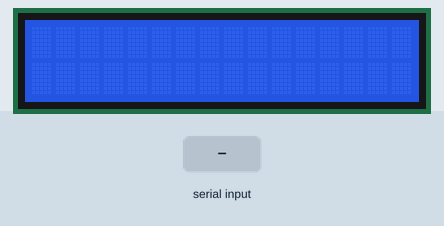
A sketch run on a simulated Arduino Uno, built with avr-gcc and run on an emulated ATmega328P. Parts: 16×2 character LCD. The test bench sets the inputs (shaded band). What the sketch prints to the serial monitor is not drawn.

Above: at 1.2 s.
1.3 s: "1" received over Serial
At 3.0 s:
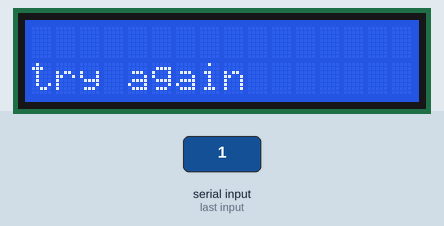
3.8 s: "0" received over Serial
At 6.1 s:
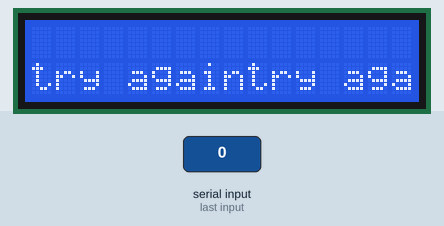
Timing chart, 0 to 7.6 s (numbered marks = the images above; inputs shaded):
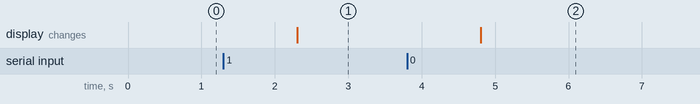

Measured:
- after the input at 1.3 s, the display: changes after 1.0 s (image 1)
- after the input at 3.8 s, the display: changes after 1.0 s (image 2)

The sketch:

password.ino
```cpp
#include<LiquidCrystal.h>
const int rs=12,en=11,d4=5,d5=4,d6=3,d7=2;
LiquidCrystal lcd(rs,en,d4,d5,d6,d7);
String value="vickyservesh";
String value1;
void setup() {
  // put your setup code here, to run once:
  //pinMode(2,OUTPUT);
  //pinMode(3,OUTPUT);
  Serial.begin(9600);
  lcd.begin(16,2);
  lcd.setCursor(0,1);


}

void loop() {
    if (Serial.available())
    {
      //lcd.clear();
      value1=Serial.readString();
      Serial.print(value1);
     if(value==value1)
     {
      lcd.print("welcome boss");
    }
    else
    {
      lcd.print("try again");
    }
    }
}
```
